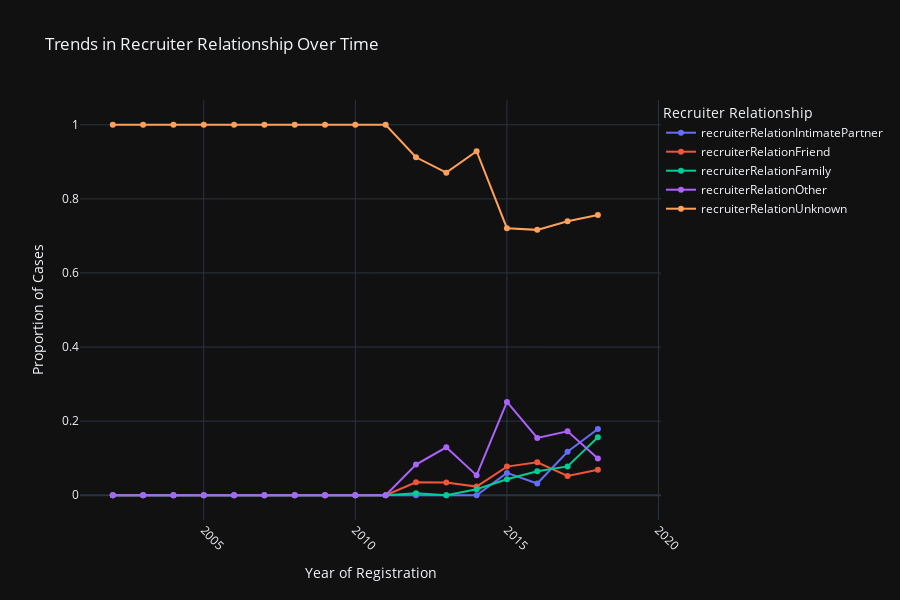

The notebook cell saved with this chart:
### Code cell
# List of recruiter columns
recruiter_cols = [
    'recruiterRelationIntimatePartner', 'recruiterRelationFriend', 
    'recruiterRelationFamily', 'recruiterRelationOther', 'recruiterRelationUnknown'
]

# Group by yearOfRegistration and calculate the mean for each recruiter type
recruiter_trends = df.groupby('yearOfRegistration')[recruiter_cols].mean().reset_index()

# Create an interactive line plot using Plotly
fig = px.line(recruiter_trends, 
              x='yearOfRegistration', 
              y=recruiter_cols, 
              title="Trends in Recruiter Relationship Over Time",
              labels={"yearOfRegistration": "Year of Registration", "value": "Proportion of Cases"},
              line_shape='linear',  # Linear line connection
              markers=True,         # Show markers for each point
              height=600)

# Update layout for better aesthetics and readability
fig.update_layout(
    xaxis_title="Year of Registration",
    yaxis_title="Proportion of Cases",
    xaxis=dict(tickangle=45),
    legend_title="Recruiter Relationship",
    legend=dict(title="Recruiter Relationship", x=1, y=1)
)

# Show the plot
fig.show()

### Figure 1 — Plotly figure (JSON) as saved in the notebook; plotly's stock layout.template omitted (floating-point values rounded to 4 significant figures)
{"data": [{"hovertemplate": "variable=recruiterRelationIntimatePartner<br>Year of Registration=%{x}<br>Proportion of Cases=%{y}<extra></extra>", "legendgroup": "recruiterRelationIntimatePartner", "line": {"color": "#636efa", "dash": "solid", "shape": "linear"}, "marker": {"symbol": "circle"}, "mode": "lines+markers", "name": "recruiterRelationIntimatePartner", "orientation": "v", "showlegend": true, "x": [2002, 2003, 2004, 2005, 2006, 2007, 2008, 2009, 2010, 2011, 2012, 2013, 2014, 2015, 2016, 2017, 2018, 2019], "xaxis": "x", "y": [0.0, 0.0, 0.0, 0.0, 0.0, 0.0, 0.0, 0.0, 0.0, 0.0, 0.0, 0.0, 0.0, 0.06032, 0.03162, 0.1174, 0.1787, null], "yaxis": "y", "type": "scatter"}, {"hovertemplate": "variable=recruiterRelationFriend<br>Year of Registration=%{x}<br>Proportion of Cases=%{y}<extra></extra>", "legendgroup": "recruiterRelationFriend", "line": {"color": "#EF553B", "dash": "solid", "shape": "linear"}, "marker": {"symbol": "circle"}, "mode": "lines+markers", "name": "recruiterRelationFriend", "orientation": "v", "showlegend": true, "x": [2002, 2003, 2004, 2005, 2006, 2007, 2008, 2009, 2010, 2011, 2012, 2013, 2014, 2015, 2016, 2017, 2018, 2019], "xaxis": "x", "y": [0.0, 0.0, 0.0, 0.0, 0.0, 0.0, 0.0, 0.0, 0.0, 0.0, 0.03511, 0.03439, 0.02333, 0.07733, 0.089, 0.05199, 0.0687, null], "yaxis": "y", "type": "scatter"}, {"hovertemplate": "variable=recruiterRelationFamily<br>Year of Registration=%{x}<br>Proportion of Cases=%{y}<extra></extra>", "legendgroup": "recruiterRelationFamily", "line": {"color": "#00cc96", "dash": "solid", "shape": "linear"}, "marker": {"symbol": "circle"}, "mode": "lines+markers", "name": "recruiterRelationFamily", "orientation": "v", "showlegend": true, "x": [2002, 2003, 2004, 2005, 2006, 2007, 2008, 2009, 2010, 2011, 2012, 2013, 2014, 2015, 2016, 2017, 2018, 2019], "xaxis": "x", "y": [0.0, 0.0, 0.0, 0.0, 0.0, 0.0, 0.0, 0.0, 0.0, 0.0, 0.005121, 0.0, 0.01633, 0.04299, 0.06501, 0.07786, 0.1563, null], "yaxis": "y", "type": "scatter"}, {"hovertemplate": "variable=recruiterRelationOther<br>Year of Registration=%{x}<br>Proportion of Cases=%{y}<extra></extra>", "legendgroup": "recruiterRelationOther", "line": {"color": "#ab63fa", "dash": "solid", "shape": "linear"}, "marker": {"symbol": "circle"}, "mode": "lines+markers", "name": "recruiterRelationOther", "orientation": "v", "showlegend": true, "x": [2002, 2003, 2004, 2005, 2006, 2007, 2008, 2009, 2010, 2011, 2012, 2013, 2014, 2015, 2016, 2017, 2018, 2019], "xaxis": "x", "y": [0.0, 0.0, 0.0, 0.0, 0.0, 0.0, 0.0, 0.0, 0.0, 0.0, 0.08266, 0.1294, 0.05367, 0.2518, 0.1549, 0.1728, 0.09915, null], "yaxis": "y", "type": "scatter"}, {"hovertemplate": "variable=recruiterRelationUnknown<br>Year of Registration=%{x}<br>Proportion of Cases=%{y}<extra></extra>", "legendgroup": "recruiterRelationUnknown", "line": {"color": "#FFA15A", "dash": "solid", "shape": "linear"}, "marker": {"symbol": "circle"}, "mode": "lines+markers", "name": "recruiterRelationUnknown", "orientation": "v", "showlegend": true, "x": [2002, 2003, 2004, 2005, 2006, 2007, 2008, 2009, 2010, 2011, 2012, 2013, 2014, 2015, 2016, 2017, 2018, 2019], "xaxis": "x", "y": [1.0, 1.0, 1.0, 1.0, 1.0, 1.0, 1.0, 1.0, 1.0, 1.0, 0.9122, 0.8706, 0.9287, 0.7208, 0.7163, 0.7397, 0.7564, null], "yaxis": "y", "type": "scatter"}], "layout": {"xaxis": {"anchor": "y", "domain": [0.0, 1.0], "title": {"text": "Year of Registration"}, "tickangle": 45}, "yaxis": {"anchor": "x", "domain": [0.0, 1.0], "title": {"text": "Proportion of Cases"}}, "legend": {"title": {"text": "Recruiter Relationship"}, "tracegroupgap": 0, "x": 1, "y": 1}, "title": {"text": "Trends in Recruiter Relationship Over Time"}, "height": 600}}
